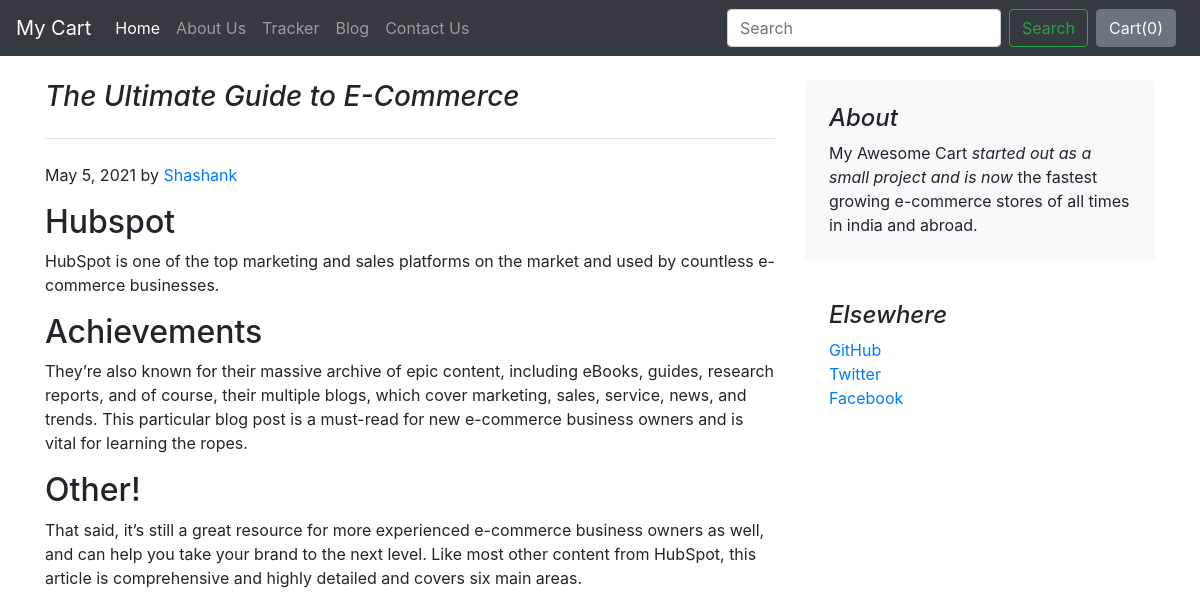
The app's page /blog/blogpost/2 with its own data.
### blog/models.py (models this page shows)
class Blogpost(models.Model):
    post_id=models.AutoField(primary_key=True)
    title=models.CharField(max_length=50)
    head0= models.CharField(max_length=5000, default="")
    chead0= models.CharField(max_length=5000, default="")
    head1= models.CharField(max_length=5000, default="")
    chead1= models.CharField(max_length=5000, default="")
    head2= models.CharField(max_length=5000, default="")
    chead2= models.CharField(max_length=5000, default="")
    pub_date=models.DateField()
    thumbnail = models.ImageField(upload_to="blog/images",default="")
    def __str__(self):
        return self.title

### blog/views.py (the view)
# urls.py: path("blogpost/<int:id>", views.blogpost,name="blogHome"),
def blogpost(request, id):
    post = Blogpost.objects.filter(post_id=id)[0]
    print(post)
    return render(request, 'blog/blogpost.html', {'post':post})

### blog/templates/blog/blogpost.html (shortened to what this page needs)
{% extends 'blog/basic.html' %}
{% block body %}
<div class="container">
    <div class="row mt-4">
        <div class="col-md-8 blog-main">
            <h3 class="pb-4 mb-4 font-italic border-bottom">
                {{post.title}}
            </h3>
            <div class="blog-post">
                <p class="blog-post-meta">{{post.pub_date}} by <a href="#">Shashank</a></p>
                <h2>{{post.head0}}</h2>
                <p>{{post.chead0}}</p>
                <h2>{{post.head1}}</h2>
                <p>{{post.chead1}}</p>
                <h2>{{post.head2}}</h2>
                <p>{{post.chead2}}</p>
            </div>
        </div>
        <aside class="col-md-4 blog-sidebar">
            <div class="p-4 mb-3 bg-light rounded">
                <h4 class="font-italic">About</h4>
                <p class="mb-0">My Awesome Cart <em>started out as a small project and is now</em> the fastest growing e-commerce stores of all times in india and abroad.</p>
            </div>
            <div class="p-4">
                <h4 class="font-italic">Elsewhere</h4>
                <ol class="list-unstyled">
                    <li><a href="https://www.github.com">GitHub</a></li>
                    <li><a href="https://www.twitter.com">Twitter</a></li>
                    <li><a href="https://www.facebook.com">Facebook</a></li>
                </ol>
            </div>
        </aside>
    </div>
</div>
{% endblock %}

### records on screen
Blogpost: title "The Ultimate Guide to E-Commerce", pub_date "May 5, 2021", head0 "Hubspot", chead0 "HubSpot is one of the top marketing and sales platforms on the market and used by countless e-commerce businesses.", head1 "Achievements", chead1 "They’re also known for their massive archive of epic content, including eBooks, guides, research reports, and of course, their multiple blogs, which cover marketing, sales, service, news, and trends. This particular blog post is a must-read for new e-commerce business owners and is vital for learning the ropes.", head2 "Other!", chead2 "That said, it’s still a great resource for more experienced e-commerce business owners as well, and can help you take your brand to the next level. Like most other content from HubSpot, this article is comprehensive and highly detailed and covers six main areas."
